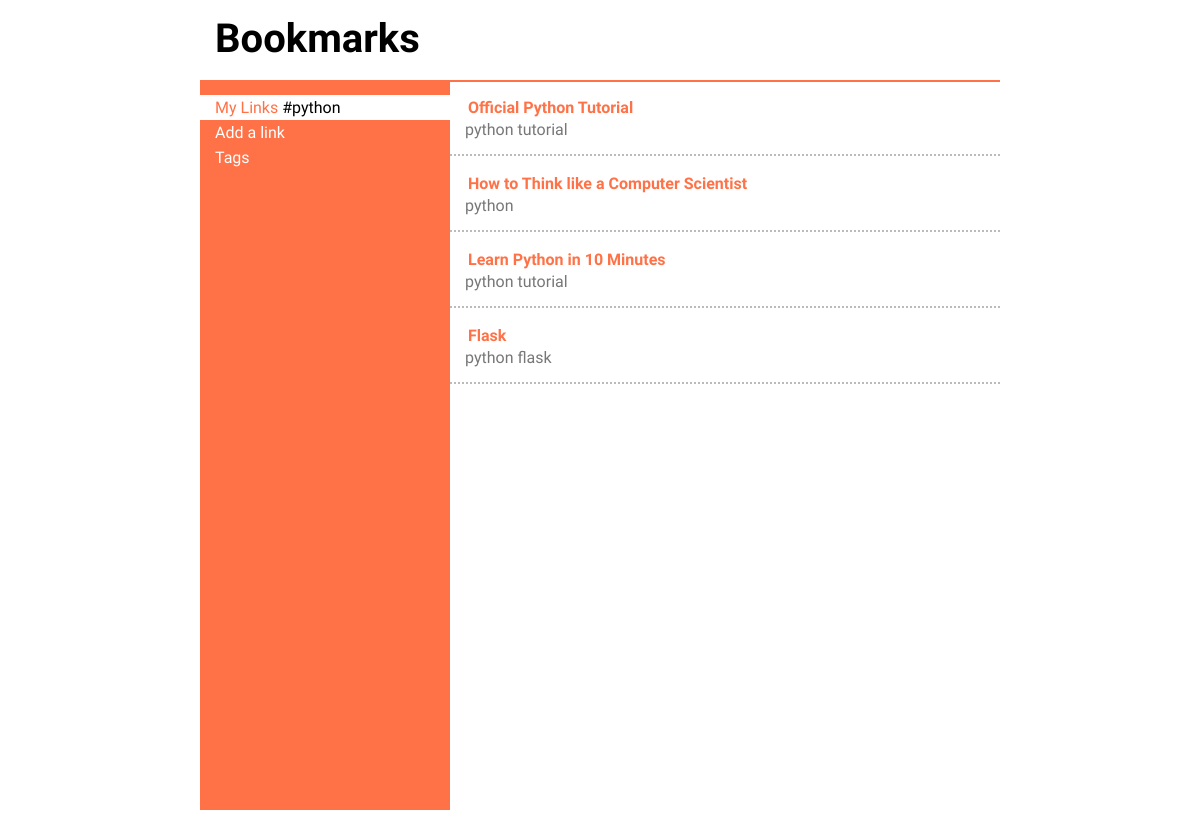
The app's page /bookmarks/tags/python/ with its own data.
### main/models.py (models this page shows, shortened)
class Link(models.Model):
    title = models.CharField(max_length=128, unique=True)
    url = models.URLField()
    tags = models.ManyToManyField(Tag)

class Tag(models.Model):
    name=models.CharField(max_length=128,unique=True)

### main/views.py (the view)
# urls.py: url(r'^tags/(?P<tag_name>\w+)/$',views.tag,name='tag'),
def tag(request, tag_name):
    context = RequestContext(request)
    the_tag = Tag.objects.get(name=tag_name)
    links = the_tag.link_set.all()
    return render_to_response('main/index.html', {'links': links, 'tag_name': '#' + tag_name}, context)

### templates/main/index.html (shortened to what this page needs)
{% load static %}
<!DOCTYPE html>
<html>
    <head>
        <link rel="stylesheet" href="{% static 'css/style.css' %}" media="all" />
    </head>
    <body>
        <div id="wrapper">
            <header>
                <h1>Bookmarks</h1>
            </header>
            <div id="main">
                <div id="sidebar">
                    <ul>
                        <li class="active" id="home">
                            <a href="/bookmarks">My Links</a>
			    {% if tag_name %}
				    {{tag_name }}
			    {% endif %}
                        </li>
                        <li><a href="javascript:;" id="addLink">Add a link</a></li>
                        <li><a href="/bookmarks/tags">Tags</a></li>
                    </ul>
                </div><div id="content">
		            {% for link in links %}
                    <div class="link">
                        <h4><a href="{{ link.url }}">{{ link.title }}</a></h4>
                        <p class="tags">
			            {% for tag in link.tags.all %}
                            <a href="/bookmarks/tags/{{ tag.name}}/">{{ tag.name }}</a>
			            {% endfor %}
                        </p>
                    </div>
		            {% endfor %}
                </div>
            </div>
        </div>
    </body>
</html>

### static/css/style.css (style rules this page uses)
body, header, footer, h1, h2, h3, h4, a, table, tr, td, th, tbody, thead, div, ul, li, dl, dd, dt, p { border: 0; padding: 0; margin: 0; vertical-align: baseline; }
body,html { height: 100%; width: 100%; font-family: 'Amarante','Frijole', Arial, serif; position: absolute; }
a { text-decoration: none; color: #fff; }
h1 { font-size: 2.5em; }
li { list-style: none outside none; display: block; width: 235px; padding: 3px 0 3px 15px; }
li.active { background: #fff; }
li.active a { color: #ff7247; }
#wrapper { min-height: 100%; height: 100%; width: 800px; position: relative; margin: 0 auto; }
header { height: 80px; width: 800px; position: fixed; background: #fff; z-index: 2; top: 0; border-bottom: 2px solid #ff7247; }
header h1 { padding: 15px; }
#main { height: 100%; position: relative; margin-top: 80px; }
#sidebar { position: fixed; display: inline-block; width: 250px; vertical-align: top; background: #ff7247; padding: 15px 0; height: 700px; }
#content { display: inline-block; width: 550px; vertical-align: top; height: 700px; overflow-y: scroll; margin-left: 250px; }
#content a { color: #ff7247; }
#content .tags a { color: #777; }
#content .link { padding: 15px; border-bottom: 2px dotted #bbb; }
#content .link h4 { padding: 3px; }

### records on screen
Link: title "Official Python Tutorial"
Tag: name "python"
Tag: name "tutorial"
Link: title "How to Think like a Computer Scientist"
Link: title "Learn Python in 10 Minutes"
Link: title "Flask"
Tag: name "flask"

### other values on screen
{{ tag_name }} "#python"
